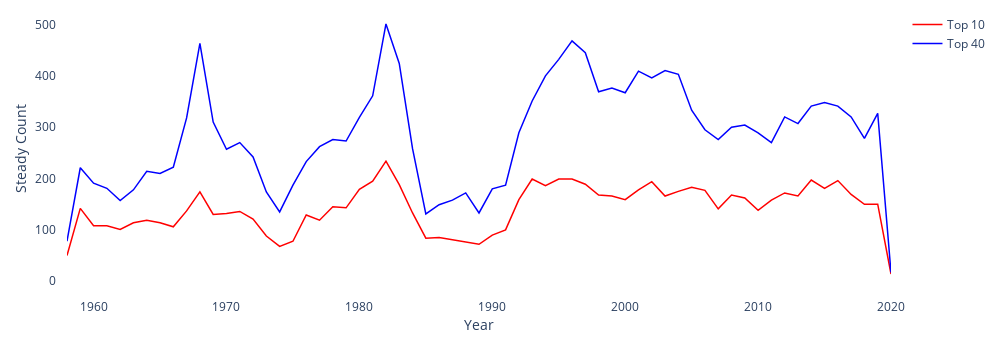

Notebook source saved alongside this figure:
### Code cell
fig = go.Figure()
c1y_li = (trend_df.loc[:9, :] == 'Steady').sum()
c1y_li.index = [d[:4] for d in c1y_li.index]
c1y_li = c1y_li.groupby(level = 0).sum()
fig.add_trace(go.Scatter(x=c1y_li.index,
                         y=c1y_li,
                         line=dict(color = 'red', width = 1.5),
                         name='Top 10'))
c1y_li = (trend_df.loc[:39, :] == 'Steady').sum()
c1y_li.index = [d[:4] for d in c1y_li.index]
c1y_li = c1y_li.groupby(level = 0).sum()
fig.add_trace(go.Scatter(x=c1y_li.index,
                         y=c1y_li,
                         line=dict(color = 'blue', width = 1.5),
                         name='Top 40'))
fig.update_layout(width=1000, 
                  height=350, 
                  plot_bgcolor='rgb(255,255,255)',
                  xaxis_title="Year",
                  yaxis_title="Steady Count",
                  margin={'l':10, 'r':10, 'b':10, 't':10, 'pad':10})
fig.show()

### Figure 1 — Plotly figure (JSON) as saved in the notebook; plotly's stock layout.template omitted (floating-point values rounded to 4 significant figures)
{"data": [{"line": {"color": "red", "width": 1.5}, "name": "Top 10", "type": "scatter", "x": ["1958", "1959", "1960", "1961", "1962", "1963", "1964", "1965", "1966", "1967", "1968", "1969", "1970", "1971", "1972", "1973", "1974", "1975", "1976", "1977", "1978", "1979", "1980", "1981", "1982", "1983", "1984", "1985", "1986", "1987", "1988", "1989", "1990", "1991", "1992", "1993", "1994", "1995", "1996", "1997", "1998", "1999", "2000", "2001", "2002", "2003", "2004", "2005", "2006", "2007", "2008", "2009", "2010", "2011", "2012", "2013", "2014", "2015", "2016", "2017", "2018", "2019", "2020"], "y": [50, 142, 108, 108, 101, 114, 119, 114, 106, 137, 174, 130, 132, 136, 121, 88, 68, 78, 129, 119, 145, 143, 179, 195, 234, 188, 133, 84, 85, 81, 77, 72, 90, 100, 159, 199, 186, 199, 199, 189, 168, 166, 159, 178, 194, 166, 175, 183, 177, 141, 168, 162, 138, 158, 172, 166, 197, 181, 196, 169, 150, 150, 14]}, {"line": {"color": "blue", "width": 1.5}, "name": "Top 40", "type": "scatter", "x": ["1958", "1959", "1960", "1961", "1962", "1963", "1964", "1965", "1966", "1967", "1968", "1969", "1970", "1971", "1972", "1973", "1974", "1975", "1976", "1977", "1978", "1979", "1980", "1981", "1982", "1983", "1984", "1985", "1986", "1987", "1988", "1989", "1990", "1991", "1992", "1993", "1994", "1995", "1996", "1997", "1998", "1999", "2000", "2001", "2002", "2003", "2004", "2005", "2006", "2007", "2008", "2009", "2010", "2011", "2012", "2013", "2014", "2015", "2016", "2017", "2018", "2019", "2020"], "y": [78, 221, 191, 181, 157, 178, 214, 210, 222, 318, 463, 310, 257, 270, 242, 174, 135, 187, 233, 262, 276, 273, 319, 361, 501, 424, 258, 131, 149, 158, 172, 133, 180, 187, 289, 351, 400, 432, 468, 445, 369, 376, 367, 409, 396, 410, 403, 333, 295, 276, 300, 304, 289, 270, 320, 307, 341, 348, 341, 320, 278, 327, 17]}], "layout": {"height": 350, "margin": {"b": 10, "l": 10, "pad": 10, "r": 10, "t": 10}, "plot_bgcolor": "rgb(255,255,255)", "width": 1000, "xaxis": {"autorange": true, "range": [1958, 2020], "title": {"text": "Year"}, "type": "linear"}, "yaxis": {"autorange": true, "range": [-13.06, 528.1], "title": {"text": "Steady Count"}, "type": "linear"}}}
